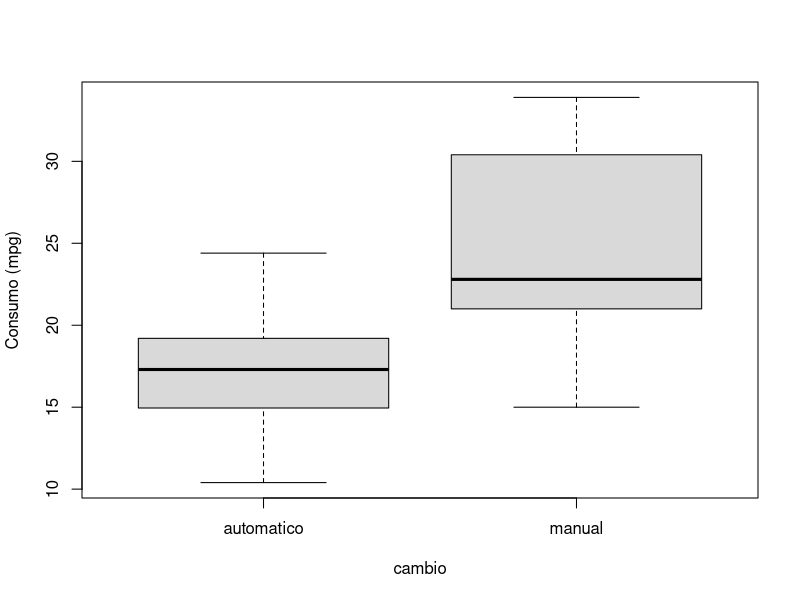

This chart was generated by the following R code:
# Teste t de Welch: exemplo completo ----
# Pacote: apenas o stats (já vem com o R). Dados: mtcars.

# 1. Dados: consumo (mpg) por tipo de câmbio (am: 0 = automático, 1 = manual)
dados <- mtcars
dados$cambio <- factor(dados$am, levels = c(0, 1), labels = c("automatico", "manual"))
aggregate(mpg ~ cambio, data = dados, FUN = function(v) c(n = length(v), media = mean(v), dp = sd(v), variancia = var(v)))

# 2. O teste de Welch é o PADRÃO do R: não é preciso argumento nenhum
t.test(mpg ~ cambio, data = dados)

# 3. Cálculo manual do erro-padrão e dos graus de liberdade
g  <- split(dados$mpg, dados$cambio)
n1 <- length(g$automatico); n2 <- length(g$manual)
a  <- var(g$automatico) / n1; b <- var(g$manual) / n2
ep <- sqrt(a + b)
gl <- (a + b)^2 / (a^2 / (n1 - 1) + b^2 / (n2 - 1))
c(erro_padrao = ep, gl_Welch = gl,
  t = (mean(g$automatico) - mean(g$manual)) / ep,
  gl_minimo = min(n1, n2) - 1, gl_Student = n1 + n2 - 2)

# 4. Comparação com o teste de Student
t.test(mpg ~ cambio, data = dados, var.equal = TRUE)

# 5. Pressupostos
tapply(dados$mpg, dados$cambio, function(v) shapiro.test(v)$p.value)
# install.packages("car"); car::leveneTest(mpg ~ cambio, data = dados)

# 6. Tamanho do efeito
s2p <- ((n1 - 1) * var(g$automatico) + (n2 - 1) * var(g$manual)) / (n1 + n2 - 2)
c(d_de_Cohen = (mean(g$automatico) - mean(g$manual)) / sqrt(s2p),
  delta_de_Glass = (mean(g$automatico) - mean(g$manual)) / sd(g$automatico))

# 7. Simulação: taxa de erro tipo I com médias IGUAIS e variâncias diferentes
set.seed(2026)
sim <- replicate(5000, {
  g1 <- rnorm(20, 0, 1); g2 <- rnorm(8, 0, 3)
  c(student = t.test(g1, g2, var.equal = TRUE)$p.value < 0.05,
    welch   = t.test(g1, g2)$p.value < 0.05) })
rowMeans(sim)      # o nominal é 0,05

# 8. Gráfico
boxplot(mpg ~ cambio, data = dados, col = "gray85", ylab = "Consumo (mpg)")
